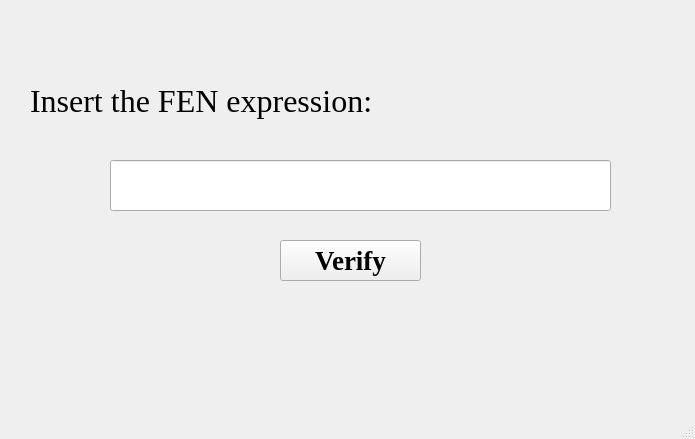
<?xml version="1.0" encoding="UTF-8"?>
<ui version="4.0">
 <class>MainWindow</class>
 <widget class="QMainWindow" name="MainWindow">
  <property name="geometry">
   <rect>
    <x>0</x>
    <y>0</y>
    <width>695</width>
    <height>439</height>
   </rect>
  </property>
  <property name="windowTitle">
   <string>Chess Parser</string>
  </property>
  <widget class="QWidget" name="centralwidget">
   <widget class="QLineEdit" name="data">
    <property name="geometry">
     <rect>
      <x>110</x>
      <y>160</y>
      <width>501</width>
      <height>51</height>
     </rect>
    </property>
    <property name="font">
     <font>
      <family>Times New Roman</family>
      <pointsize>12</pointsize>
     </font>
    </property>
    <property name="text">
     <string/>
    </property>
   </widget>
   <widget class="QPushButton" name="verifyButton">
    <property name="geometry">
     <rect>
      <x>280</x>
      <y>240</y>
      <width>141</width>
      <height>41</height>
     </rect>
    </property>
    <property name="palette">
     <palette>
      <active>
       <colorrole role="Highlight">
        <brush brushstyle="SolidPattern">
         <color alpha="255">
          <red>24</red>
          <green>66</green>
          <blue>215</blue>
         </color>
        </brush>
       </colorrole>
      </active>
      <inactive>
       <colorrole role="Highlight">
        <brush brushstyle="SolidPattern">
         <color alpha="255">
          <red>240</red>
          <green>240</green>
          <blue>240</blue>
         </color>
        </brush>
       </colorrole>
      </inactive>
      <disabled>
       <colorrole role="Highlight">
        <brush brushstyle="SolidPattern">
         <color alpha="255">
          <red>0</red>
          <green>120</green>
          <blue>215</blue>
         </color>
        </brush>
       </colorrole>
      </disabled>
     </palette>
    </property>
    <property name="font">
     <font>
      <family>Times New Roman</family>
      <pointsize>20</pointsize>
      <bold>true</bold>
     </font>
    </property>
    <property name="text">
     <string>Verify</string>
    </property>
   </widget>
   <widget class="QLabel" name="label">
    <property name="geometry">
     <rect>
      <x>30</x>
      <y>70</y>
      <width>411</width>
      <height>61</height>
     </rect>
    </property>
    <property name="font">
     <font>
      <family>Times New Roman</family>
      <pointsize>24</pointsize>
     </font>
    </property>
    <property name="text">
     <string>Insert the FEN expression:</string>
    </property>
   </widget>
  </widget>
  <widget class="QMenuBar" name="menubar">
   <property name="geometry">
    <rect>
     <x>0</x>
     <y>0</y>
     <width>695</width>
     <height>21</height>
    </rect>
   </property>
  </widget>
  <widget class="QStatusBar" name="statusbar"/>
 </widget>
 <resources/>
 <connections/>
</ui>
